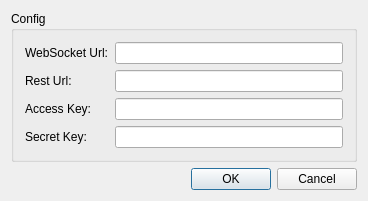
<?xml version="1.0" encoding="UTF-8"?>
<ui version="4.0">
 <class>MsHbConfigClass</class>
 <widget class="QDialog" name="MsHbConfigClass">
  <property name="geometry">
   <rect>
    <x>0</x>
    <y>0</y>
    <width>368</width>
    <height>195</height>
   </rect>
  </property>
  <property name="windowTitle">
   <string>MsHbConfig</string>
  </property>
  <layout class="QVBoxLayout" name="verticalLayout">
   <item>
    <widget class="QGroupBox" name="gboxConfig">
     <property name="title">
      <string>Config</string>
     </property>
     <layout class="QFormLayout" name="formLayout">
      <item row="0" column="0">
       <widget class="QLabel" name="lblWebSocketUrl">
        <property name="text">
         <string>WebSocket Url:</string>
        </property>
        <property name="buddy">
         <cstring>edtWebSocketUrl</cstring>
        </property>
       </widget>
      </item>
      <item row="0" column="1">
       <widget class="QLineEdit" name="edtWebSocketUrl"/>
      </item>
      <item row="1" column="0">
       <widget class="QLabel" name="lblRestUrl">
        <property name="text">
         <string>Rest Url:</string>
        </property>
        <property name="buddy">
         <cstring>edtRestUrl</cstring>
        </property>
       </widget>
      </item>
      <item row="1" column="1">
       <widget class="QLineEdit" name="edtRestUrl"/>
      </item>
      <item row="2" column="0">
       <widget class="QLabel" name="lblAccessKey">
        <property name="text">
         <string>Access Key:</string>
        </property>
        <property name="buddy">
         <cstring>edtAccessKey</cstring>
        </property>
       </widget>
      </item>
      <item row="2" column="1">
       <widget class="QLineEdit" name="edtAccessKey"/>
      </item>
      <item row="3" column="0">
       <widget class="QLabel" name="lblSecretKey">
        <property name="text">
         <string>Secret Key:</string>
        </property>
        <property name="buddy">
         <cstring>edtSecretKey</cstring>
        </property>
       </widget>
      </item>
      <item row="3" column="1">
       <widget class="QLineEdit" name="edtSecretKey"/>
      </item>
     </layout>
    </widget>
   </item>
   <item>
    <widget class="QDialogButtonBox" name="bbox">
     <property name="standardButtons">
      <set>QDialogButtonBox::Cancel|QDialogButtonBox::Ok</set>
     </property>
    </widget>
   </item>
  </layout>
 </widget>
 <layoutdefault spacing="6" margin="11"/>
 <resources>
  <include location="mshbconfig.qrc"/>
 </resources>
 <connections>
  <connection>
   <sender>bbox</sender>
   <signal>accepted()</signal>
   <receiver>MsHbConfigClass</receiver>
   <slot>accept()</slot>
   <hints>
    <hint type="sourcelabel">
     <x>210</x>
     <y>201</y>
    </hint>
    <hint type="destinationlabel">
     <x>5</x>
     <y>180</y>
    </hint>
   </hints>
  </connection>
  <connection>
   <sender>bbox</sender>
   <signal>rejected()</signal>
   <receiver>MsHbConfigClass</receiver>
   <slot>reject()</slot>
   <hints>
    <hint type="sourcelabel">
     <x>240</x>
     <y>202</y>
    </hint>
    <hint type="destinationlabel">
     <x>298</x>
     <y>182</y>
    </hint>
   </hints>
  </connection>
 </connections>
</ui>
